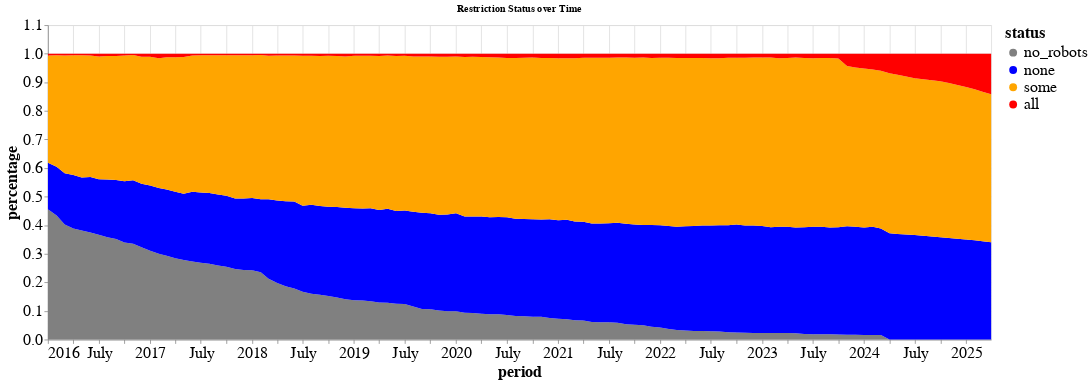
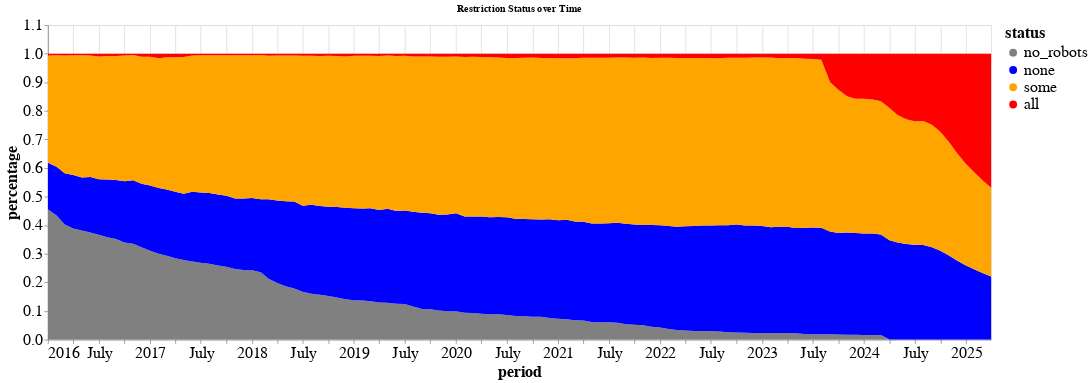
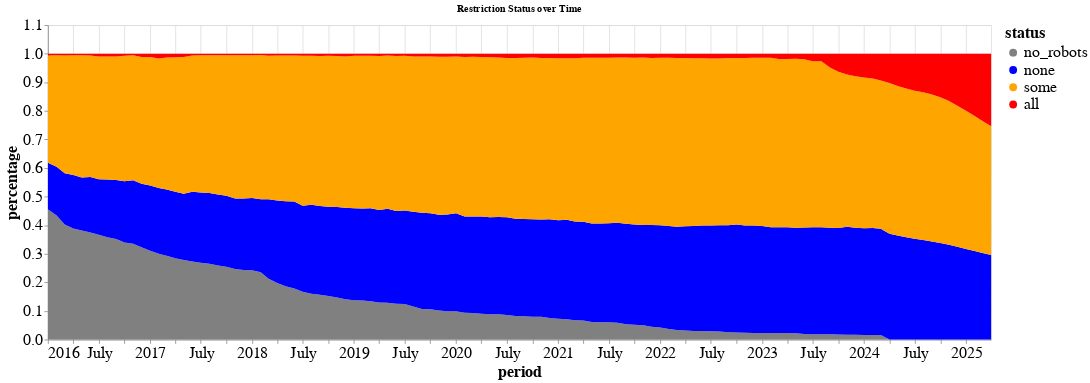
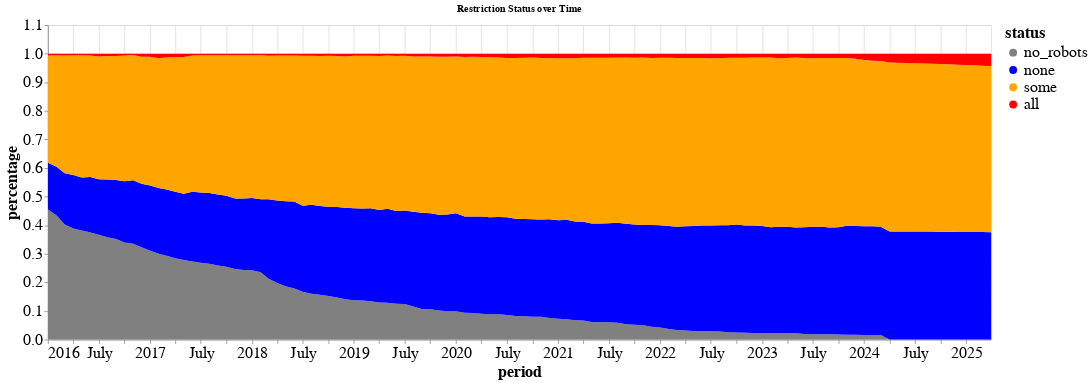

Notebook cell for these charts, in order:
### Code cell
import pandas as pd
import altair as alt
from statsmodels.tsa.ar_model import AutoReg

def forecast_and_plot(df, agent, lags):
    # Filter the DataFrame for the specific agent
    agent_df = df[df['agent'] == agent].copy()
    
    # Convert 'period' to timestamp if it's a Period object
    agent_df.loc[:, 'period'] = agent_df['period'].apply(lambda x: x.to_timestamp() if isinstance(x, pd.Period) else x)
    
    # Reshape the data
    pivoted_df = agent_df.pivot_table(index='period', columns='status', values='count')
    
    # Normalize the counts to percentages
    pivoted_df = pivoted_df.div(pivoted_df.sum(axis=1), axis=0) * 100
    
    # Doing these for each status individually
    status_dfs = {}
    for status in pivoted_df.columns:
        status_df = pivoted_df[[status]].reset_index()
        status_df.columns = ['ds', 'y']
        status_df.set_index('ds', inplace=True)
        status_dfs[status] = status_df
    
    # Fit model
    models = {}
    for status, status_df in status_dfs.items():
        model = AutoReg(status_df['y'], lags=lags)
        models[status] = model.fit()
    
    # Periods to predict (months)
    n_periods = 12  
    
    # Make future predictions
    future_periods = pd.date_range(start=agent_df['period'].max(), periods=n_periods, freq='M')
    predictions = {}
    conf_intervals = {}
    for status, model in models.items():
        forecast = model.predict(start=len(status_df), end=len(status_df) + n_periods - 1)
        conf_int = model.get_prediction(start=len(status_df), end=len(status_df) + n_periods - 1).conf_int()
        predictions[status] = forecast.values
        conf_intervals[status] = conf_int
    # Combine the predictions into a single DataFrame
    predicted_df = pd.DataFrame(predictions, index=future_periods)
    predicted_df = predicted_df.reset_index().melt(id_vars='index', var_name='status', value_name='count')
    predicted_df.columns = ['period', 'status', 'count']

    predicted_df['agent'] = agent
    
    # Concatenate the original and predicted DataFrames
    combined_df = pd.concat([agent_df, predicted_df], ignore_index=True)
    
    # Define the color scheme for the statuses
    status_colors = {'no_robots': 'gray', 'none': 'blue', 'some': 'orange', 'all': 'red'}
    
    chart = robots_util.plot_robots_time_map_altair(
        combined_df, 
        agent_type=agent, 
        period_col='period', 
        status_col='status', 
        val_col='count', 
        title='Restriction Status over Time', 
        ordered_statuses=['no_robots', 'none', 'some', 'all'], 
        status_colors=status_colors
    )
     # map the confidence intervals to the predicted df
    for status, conf_int in conf_intervals.items():
        # Ensure the length of the confidence intervals matches the number of future periods
        predicted_df.loc[predicted_df['status'] == status, 'lower'] = conf_int['lower'].values
        predicted_df.loc[predicted_df['status'] == status, 'upper'] = conf_int['upper'].values


    return chart, predicted_df

df = robots_temporal_head_summary

agents = df['agent'].unique()
lags = [1, 3, 6, 9, 12] 

display = False
# Plots for each agent
for agent in agents:
    print(f"CHOSEN_CORPUS: {CHOSEN_CORPUS}")
    print(f"AGENT: {agent}")
    chart, predicted_df = forecast_and_plot(df, agent, lags)
    if display:
        display(predicted_df)
    chart.show()

### Figure 1 — Vega-Lite specification as saved in the notebook (floating-point values rounded to 4 significant figures; data arrays with more than 128 entries replaced by an {"elided": "..."} marker saying what was removed)
{"config": {"view": {"continuousWidth": 300, "continuousHeight": 300}, "axis": {"domain": true, "labelFont": "sans-serif", "labelFontSize": 20, "titleFont": "sans-serif", "titleFontSize": 20}, "axisX": {"domain": true, "labelAngle": 0}, "axisY": {"domain": true}, "legend": {"labelFont": "sans-serif", "labelFontSize": 20, "titleFont": "sans-serif", "titleFontSize": 20}}, "data": {"name": "data-a72e06e5be3bbf07ec7f41a1486961f3"}, "mark": {"type": "area"}, "encoding": {"color": {"field": "status", "scale": {"domain": ["no_robots", "none", "some", "all"], "range": ["gray", "blue", "orange", "red"]}, "title": "status", "type": "nominal"}, "order": {"field": "order", "type": "quantitative"}, "x": {"field": "period", "type": "temporal"}, "y": {"field": "percentage", "type": "quantitative"}}, "height": 400, "title": "Restriction Status over Time", "width": 1200, "$schema": "https://vega.github.io/schema/vega-lite/v5.17.0.json", "datasets": {"data-a72e06e5be3bbf07ec7f41a1486961f3": {"elided": "448 records"}}}

### Figure 2 — Vega-Lite specification as saved in the notebook (floating-point values rounded to 4 significant figures; data arrays with more than 128 entries replaced by an {"elided": "..."} marker saying what was removed)
{"config": {"view": {"continuousWidth": 300, "continuousHeight": 300}, "axis": {"domain": true, "labelFont": "sans-serif", "labelFontSize": 20, "titleFont": "sans-serif", "titleFontSize": 20}, "axisX": {"domain": true, "labelAngle": 0}, "axisY": {"domain": true}, "legend": {"labelFont": "sans-serif", "labelFontSize": 20, "titleFont": "sans-serif", "titleFontSize": 20}}, "data": {"name": "data-c71bfe46235f10a2b3fd8ad8e25894e4"}, "mark": {"type": "area"}, "encoding": {"color": {"field": "status", "scale": {"domain": ["no_robots", "none", "some", "all"], "range": ["gray", "blue", "orange", "red"]}, "title": "status", "type": "nominal"}, "order": {"field": "order", "type": "quantitative"}, "x": {"field": "period", "type": "temporal"}, "y": {"field": "percentage", "type": "quantitative"}}, "height": 400, "title": "Restriction Status over Time", "width": 1200, "$schema": "https://vega.github.io/schema/vega-lite/v5.17.0.json", "datasets": {"data-c71bfe46235f10a2b3fd8ad8e25894e4": {"elided": "448 records"}}}

### Figure 3 — Vega-Lite specification as saved in the notebook (floating-point values rounded to 4 significant figures; data arrays with more than 128 entries replaced by an {"elided": "..."} marker saying what was removed)
{"config": {"view": {"continuousWidth": 300, "continuousHeight": 300}, "axis": {"domain": true, "labelFont": "sans-serif", "labelFontSize": 20, "titleFont": "sans-serif", "titleFontSize": 20}, "axisX": {"domain": true, "labelAngle": 0}, "axisY": {"domain": true}, "legend": {"labelFont": "sans-serif", "labelFontSize": 20, "titleFont": "sans-serif", "titleFontSize": 20}}, "data": {"name": "data-337aa728c2c512276fe170345ef29209"}, "mark": {"type": "area"}, "encoding": {"color": {"field": "status", "scale": {"domain": ["no_robots", "none", "some", "all"], "range": ["gray", "blue", "orange", "red"]}, "title": "status", "type": "nominal"}, "order": {"field": "order", "type": "quantitative"}, "x": {"field": "period", "type": "temporal"}, "y": {"field": "percentage", "type": "quantitative"}}, "height": 400, "title": "Restriction Status over Time", "width": 1200, "$schema": "https://vega.github.io/schema/vega-lite/v5.17.0.json", "datasets": {"data-337aa728c2c512276fe170345ef29209": {"elided": "448 records"}}}

### Figure 4 — Vega-Lite specification as saved in the notebook (floating-point values rounded to 4 significant figures; data arrays with more than 128 entries replaced by an {"elided": "..."} marker saying what was removed)
{"config": {"view": {"continuousWidth": 300, "continuousHeight": 300}, "axis": {"domain": true, "labelFont": "sans-serif", "labelFontSize": 20, "titleFont": "sans-serif", "titleFontSize": 20}, "axisX": {"domain": true, "labelAngle": 0}, "axisY": {"domain": true}, "legend": {"labelFont": "sans-serif", "labelFontSize": 20, "titleFont": "sans-serif", "titleFontSize": 20}}, "data": {"name": "data-af4cef74e4fd76e5c4e5af9362a30953"}, "mark": {"type": "area"}, "encoding": {"color": {"field": "status", "scale": {"domain": ["no_robots", "none", "some", "all"], "range": ["gray", "blue", "orange", "red"]}, "title": "status", "type": "nominal"}, "order": {"field": "order", "type": "quantitative"}, "x": {"field": "period", "type": "temporal"}, "y": {"field": "percentage", "type": "quantitative"}}, "height": 400, "title": "Restriction Status over Time", "width": 1200, "$schema": "https://vega.github.io/schema/vega-lite/v5.17.0.json", "datasets": {"data-af4cef74e4fd76e5c4e5af9362a30953": {"elided": "448 records"}}}
